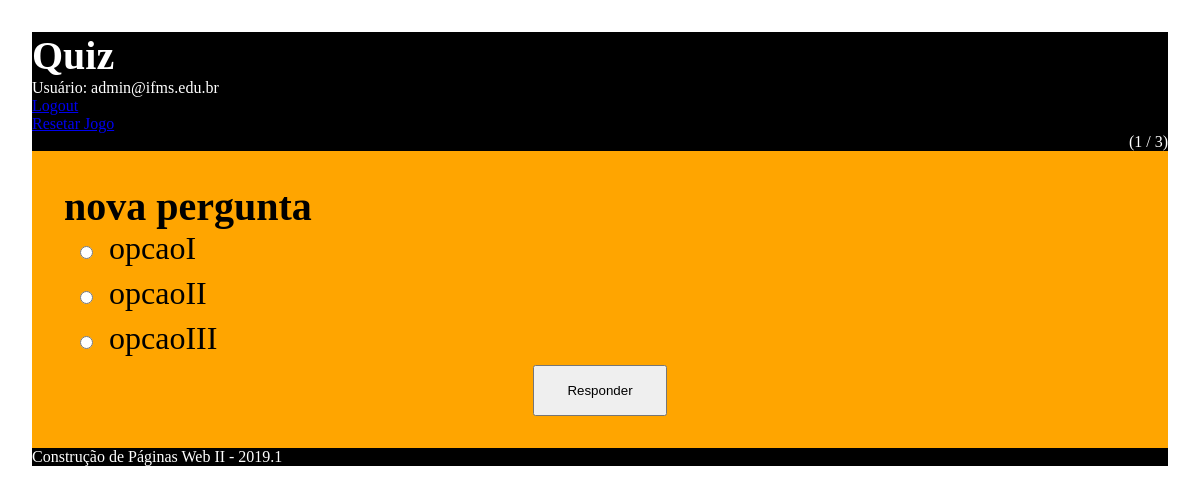
Page /quiz/index.php (signed in) on the committed database.
### tables this page shows
CREATE TABLE `questao` (
  `id` int(11) NOT NULL,
  `pergunta` varchar(100) NOT NULL,
  `opcao_a` varchar(100) NOT NULL,
  `opcao_b` varchar(100) NOT NULL,
  `opcao_c` varchar(100) NOT NULL,
  `resposta` char(1) NOT NULL,
  `categoria_id` int(11) NOT NULL
);

### quiz/funcao.php (called while the page is built, shortened)
<?php
  function obterConexao() {
    $conexao = mysqli_connect("localhost", "root", "123456", "quiz");
    mysqli_set_charset($conexao, 'utf8');
    return $conexao;
  }
  function obterQuestao($jogador_id) {
    $conexao = obterConexao();
    $sql = "SELECT * FROM questao WHERE id NOT IN
      (SELECT questao_id FROM resposta WHERE jogador_id = ?)
      ORDER BY rand() LIMIT 1";
    $sentenca = mysqli_prepare($conexao, $sql);
    mysqli_stmt_bind_param($sentenca, "i", $jogador_id);
    mysqli_stmt_execute($sentenca);
    $resultado = mysqli_stmt_get_result($sentenca);
    $questao = mysqli_fetch_array($resultado, MYSQLI_ASSOC);
    return $questao;
}
  function obterJogadorByEmail($email) {
    $conexao = obterConexao();
    $sql = "select * from jogador where email = ?";
    $sentenca = mysqli_prepare($conexao, $sql);
    mysqli_stmt_bind_param($sentenca, "s", $email);
    mysqli_stmt_execute($sentenca);
    $resultado = mysqli_stmt_get_result($sentenca);
    $jogador = mysqli_fetch_array($resultado, MYSQLI_ASSOC);
    return $jogador;
  }
   function obterQuantidadeQuestoes() {
     $conexao = obterConexao();
     $resultado = mysqli_query($conexao,
             "SELECT COUNT(id) as cont FROM questao");
     if ($resultado) {
       $linha = mysqli_fetch_array($resultado,
           MYSQLI_ASSOC);
     }
     return $linha["cont"];
   }
   function obterQuantidadeRespostas($jogador_id) {
     $conexao = obterConexao();
     $sql = "select count(id) as cont from resposta where jogador_id = ?";
     $sentenca = mysqli_prepare($conexao, $sql);
     mysqli_stmt_bind_param($sentenca, "i", $jogador_id);
     mysqli_stmt_execute($sentenca);
     $resultado = mysqli_stmt_get_result($sentenca);
     $linha = mysqli_fetch_array($resultado, MYSQLI_ASSOC);
     return $linha["cont"];
   }
 ?>

### quiz/index.php (the view, shortened to what this page needs)
<?php
  include_once "funcao.php";
  $jogador = obterJogadorByEmail($_SESSION['email']);
  $questao = obterQuestao($jogador["id"]);
  $quantidadeQuestoes = obterQuantidadeQuestoes();
  $quantidadeRespostas = obterQuantidadeRespostas($jogador["id"]);
  $quantidadeRespostas++;
 ?>
<!DOCTYPE html>
<html lang="en" dir="ltr">
  <head>
    <link rel="stylesheet" href="questao.css">
  </head>
  <body>
    <header>
        <h1>Quiz</h1>
        <p>Usuário: <?php echo $_SESSION["email"]; ?></p>
        <p><a href="logout.php">Logout</a></p>
        <p><a href="resetar.php">Resetar Jogo</a></p>
        <?php
              echo "<p style='text-align:right'> ($quantidadeRespostas / $quantidadeQuestoes) </p>"
         ?>
    </header>
    <section>
      <form action="salvaResposta.php" method="post">
          <h1><?php echo $questao['pergunta']; ?></h1>
          <input type="radio" name="resposta" value="a"><?php echo $questao['opcao_a']; ?><br>
          <input type="radio" name="resposta" value="b"><?php echo $questao['opcao_b']; ?><br>
          <input type="radio" name="resposta" value="c"><?php echo $questao['opcao_c']; ?><br>
          <div>
            <button type="submit" name="button">Responder</button>
          </div>
      </form>
    </section>
    <footer>Construção de Páginas Web II - 2019.1</footer>
  </body>
</html>

### quiz/questao.css (style rules this page uses)
* { margin: 0px; padding: 0px; box-sizing: border-box; }
body { background-color: white; margin: auto; padding: 2rem; }
form { background-color: orange; padding: 2rem; font-size: 2rem; }
input { margin: 1rem; }
button { padding: 1rem 2rem; }
div { text-align: center; }
h1 { font-size: 2.5rem; }
header, footer { background-color: black; color: white; }

### rows in the picture
questao: pergunta "nova pergunta", opcao_a "opcaoI", opcao_b "opcaoII", opcao_c "opcaoIII"

### other values in the picture
$_SESSION["email"] "admin@ifms.edu.br"
$quantidadeRespostas "1"
$quantidadeQuestoes "3"
